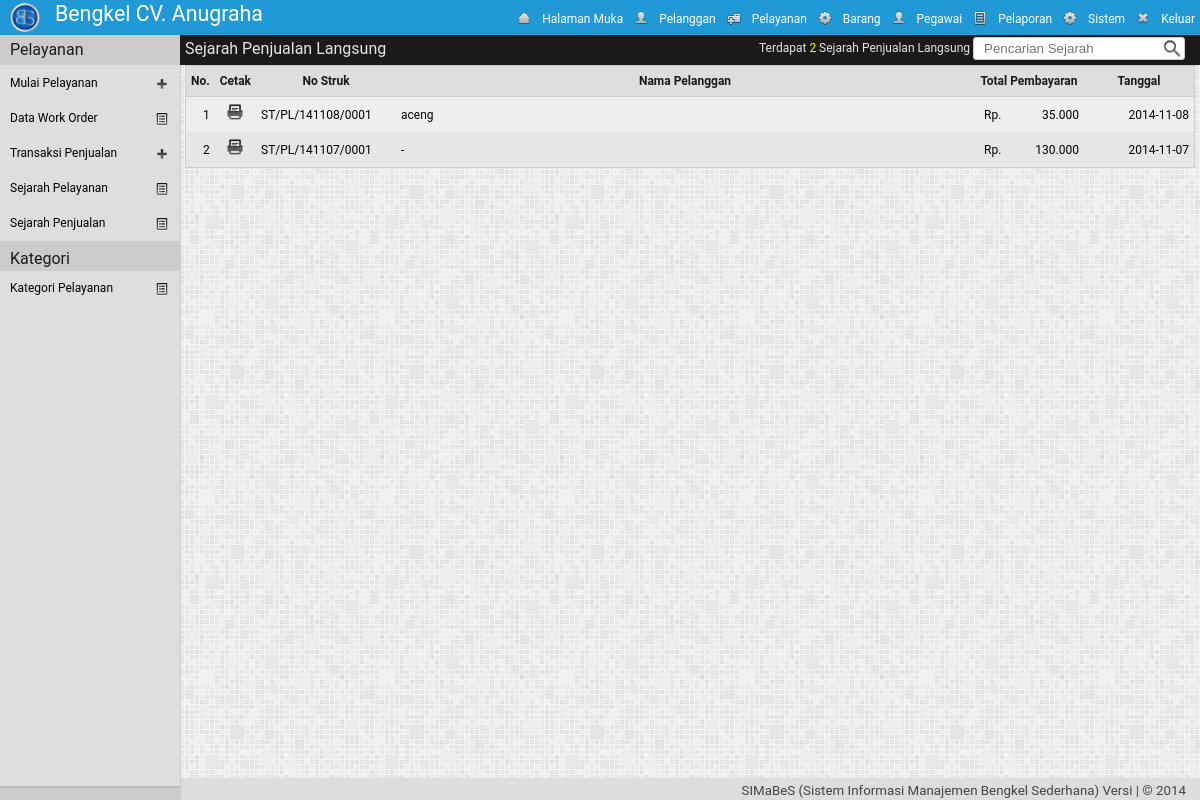
The page /adm/?mod=pelayanan&h=sejarah_pl (signed in) on the database its author committed.
### tables this page shows
CREATE TABLE IF NOT EXISTS `pengaturan` (
`id` int(1) NOT NULL,
  `nm_bengkel` varchar(30) NOT NULL,
  `telp1` varchar(30) NOT NULL,
  `telp2` varchar(30) NOT NULL,
  `almt_bengkel` text NOT NULL,
  `logo_bengkel` text NOT NULL,
  `tentang_bengkel` text NOT NULL
);

CREATE TABLE IF NOT EXISTS `akses_pengguna` (
  `kel_id` int(2) NOT NULL,
  `id_menu` int(2) NOT NULL,
  `r` enum('0','1') NOT NULL
);

CREATE TABLE IF NOT EXISTS `menu` (
  `id_menu` int(2) NOT NULL,
  `nm_menu` varchar(20) NOT NULL,
  `class` varchar(10) NOT NULL,
  `links` text NOT NULL,
  `icon` text NOT NULL,
  `value` text NOT NULL
);

CREATE TABLE IF NOT EXISTS `ply_penjualan` (
  `no_struk` varchar(25) NOT NULL,
  `tgl_struk` date NOT NULL,
  `nm_plg` varchar(25) NOT NULL,
  `total_pembayaran` double NOT NULL,
  `uang_bayar` double NOT NULL,
  `id_pengguna` text NOT NULL,
  `wkt_ubah` datetime NOT NULL
);

### adm/pelayanan/class.php (called while the page is built, shortened)
<?php
class pelayanan{
	function tampil_sejarah_pl(){
		if(!empty($_GET['cari'])){$cari = $_GET['cari'];$qry ="SELECT * FROM ply_penjualan WHERE no_struk='".$cari."' OR nm_plg LIKE '%".$cari."%'  ORDER BY no_struk DESC";}
		else{$qry="	SELECT * FROM ply_penjualan ORDER BY no_struk DESC";}
		$run = mysql_query($qry) or die (mysql_error());
		if(mysql_num_rows($run)>0){
		while($row = mysql_fetch_array($run))
			$data[] = $row;
			return $data;
		}
	}
}
?>

### adm/pelayanan/sejarah_pl.php (the view)
<?php
	$lokasi="Sejarah Penjualan Langsung";
	$ply = new pelayanan();
	$tampil = $ply->tampil_sejarah_pl();
	$jml = count($tampil);
	echo '
	<div class="konten">'.$iframe.'
	<div class="lokasi">
		<label name="lokasi">'.$lokasi.'</label>
		<div class="kanan2">
			<form action="" method="get" name="fpencarian" id="fpencarian">
			<label>Terdapat <font>'.$jml." </font> ". $lokasi.' </label>
			<input name="mod" value="pelayanan"  type="hidden" >
			<input name="h" value="sejarah_pl"  type="hidden" >
			<input name="cari" value="'; if(!empty($_GET['cari'])){echo $_GET['cari'];}  echo'" id="cari" size="20" maxlength="50" class="text-pencarian" type="text"  placeholder="Pencarian Sejarah" title="Pencarian dengan No Struk">
			</form>
		</div>
	</div>
<table cellpadding="5" cellspacing="0" class="table">
<tr id="th">
	<th align="right" width="10px">No.</th>
	<th width="10px">Cetak</th>
	<th align="center" width="130px">No Struk</th>
	<th align="center">Nama Pelanggan</th>
	<th align="center" width="100px">Total Pembayaran</th>
	<th align="center" width="100px">Tanggal</th>
</tr>';
$no = 0;
if(count($tampil) >0){
	foreach($tampil as $data){
		$no++;
		$kolom= ($no%2 == 1)? "kolom-ganjil" : "kolom-genap";
		echo'
	<tr class="'.$kolom.'">
		<td align="right">'.$no.'</td>
		<td align="center">
			<a href="pelayanan/struk_pl.php?no_struk='.$data['no_struk'].'" title="Cetak Struk penjualan" target="framepopup" onClick="setdisplay(\'divpopup\',1)">
				<img src="../img/print.png" height="20px" width="20px">
			</a>
		</td>
		<td>'.$data['no_struk'].'</td>
		<td align="left">'.$data['nm_plg'].'</td>
		<td align="right">';
			$harga = $data['total_pembayaran'];
			$Format_Harga = number_format($harga, 0,',','.');
				echo "<span class=\"mu\">Rp. </span>".$Format_Harga;
		echo'
		</td>
		<td align="right">'.$data['tgl_struk'].'</td>
	</tr>';
	}
}
elseif(count($tampil)==0  && !empty($_GET['cari'])){
	echo "<script type='text/javascript'> alert('Pencarian [".$_GET['cari']."] tidak ditemukan');history.back()</script>";
}
else{
	echo "<script type='text/javascript'> alert('Sejarah kosong');window.location='?mod=pelayanan&h=mulai'</script>";
}
echo'</table></div></body></html>';
?>

### adm/header.php
<?php
	$qpeng=mysql_query("SELECT * FROM pengaturan  LIMIT 1");
	$dpeng=mysql_fetch_object($qpeng);
	$qmenu="select id_menu  from akses_pengguna where  kel_id='".$_SESSION['kel_id']."' AND r='1' ";
	$dmenu=mysql_query($qmenu) or die (mysql_error());
echo'
<!DOCTYPE html PUBLIC "-//W3C//DTD XHTML 1.0 Strict//EN"
	"http://www.w3.org/TR/xhtml1/DTD/xhtml1-strict.dtd">
<html xmlns="http://www.w3.org/1999/xhtml" xml:lang="en" lang="en">
<head>
<title>'.$aplikasi." | ".strtoupper($_GET['mod']).' | Daily Build</title>
		<link rel="shortcut icon" href="../img/icon.ico" />
		<link rel="stylesheet" type="text/css" href="../styler/header.css">
		<link rel="stylesheet" type="text/css" href="../styler/style.css">
		<link rel="stylesheet" type="text/css" href="../styler/jquery-ui.css">
		<link rel="stylesheet" type="text/css" href="../styler/jquery-ui.theme.css">
		<script type="text/javascript" src="../styler/jquery-1.9.1.js"></script>
		<script type="text/javascript" src="../styler/jquery-ui.js"></script>
		<link rel="stylesheet" type="text/css" href="../styler/toastr.css">
		<script type="text/javascript" src="../styler/toastr.js"></script>
		<script type="text/javascript" src="../styler/toastr_option.js"></script>
		<script type="text/javascript" src="../styler/iframe.js"></script>
		<script type="text/javascript" src="../styler/check-uncheck.js"></script>
		<script src="../styler/tab.js" type="text/javascript"></script>
		<link href="../styler/tab.css" rel="stylesheet" type="text/css" />
</head>
<body >
<div class="header" >
	<div class="kiri">
		<a href="../index.php" target="_blank">
		<div class="logo"><img src="'.$dpeng->logo_bengkel.'"></div>
		<div class="namabengkel" >'.$dpeng->nm_bengkel.'</div></a>
	</div>
	<div class="kanan">
		<ul class="header-nav">';
			while ($dpengku2=mysql_fetch_object($dmenu)){
				$myquery="select *  from menu where id_menu='".$dpengku2->id_menu."'";
				$isi=mysql_query($myquery) or die (mysql_error());
				$dpengku=mysql_fetch_object($isi);
				echo "<a href='$dpengku->links' title='$dpengku->nm_menu' ><li class='$dpengku->class'><img class='img' src='$dpengku->icon'>$dpengku->nm_menu</li></a>";
			}
		echo'
		</ul>
	</div>
</div>
';
?>

### styler/header.css (style rules this page uses)
.header { top: 0px; width: 100%; height: 35px; padding: 0px; margin: 0px; color: #ffffff; background: #2099D6; position: fixed; z-index:1000; }
.kiri { float:left; width:auto; vertical-align:middle; }
.logo { float: left; margin: 3px 10px 5px 10px; padding: 0; vertical-align: middle; }
.logo img { width: 30px; height: 30x; border-radius: 20px; }
.namabengkel { float: left; margin: auto; padding: 5px; text-align: left; font-size: 16pt; color:#ffffff; }
.kanan { height:34px; width:auto; float:right; right: 0px; display: inline; }
.header-nav { list-style: none; margin: 0px; padding: 0px; }
.header-nav li { color:#fff; line-height: 18px; text-indent: 0px; }
.header-nav li img { float: left; margin: 0px 10px 0px 0px ; height: 16px; width: 16px; }
.menu, .keluar { padding :10px 5px 7px 5px ; margin:0; float: left; text-align: center; vertical-align: top; }

### styler/style.css (style rules this page uses)
a { text-decoration: none; }
a:link,a:visited { color: #000000; }
body { font-family: Roboto,Open Sans,Sans, Sans Serif, Calibri, Arial; font-size: 12px; margin: 0px; padding: 0px; background: url('../img/bg.png') repeat; line-height: 1.5em; color: #444; height:100%; }
.konten { width: auto; height: auto; margin: 0 0 50px 180px; padding: 30px 5px 0px 5px; vertical-align:middle; font-size: 12px; color:#000; }
table { width: 100%; height: auto; margin: 0px 0px 10px 0px; border:1px solid #ccc; }
.mu { float:left; margin-left: 5px; }
label { margin-left:10px; font-size: 12px; }
th { color: #1a1a1a; background: #dedede; border-bottom: solid 1px #ccc; height:20px; padding:5px; margin:0px; font-size: 12px; }
td { min-height:30px; }
.kolom-ganjil { background:#EEEEEE; }
.kolom-genap { background:#E6E6E6; }
table { background:#eee; }
.text-pencarian { border: 1px solid #ccc; border-radius: 3px; background: url(../img/pencarian.png) no-repeat right ; background-color:#fff; color: #000000; margin:0px; padding: 3px 23px 3px 10px; vertical-align:middle; }
.lokasi { top:35px; left:180px; margin:0px 0px 5px 0px; padding:5px; height:20px; vertical-align:middle; color:#E5E5E5; position:fixed; width:100%; float:right; z-index:999; background: #1A1A1A; }
.lokasi > label { font-size:12pt; margin:0px; }
.kanan2 { width:auto; float:right; top:2px; right: 205px; position: absolute; vertical-align:middle; }
.kanan2 font { color:#FFFF00; }

### rows shown on the page
pengaturan: logo_bengkel (picture), nm_bengkel "Bengkel CV. Anugraha"
akses_pengguna: id_menu.icon (picture), id_menu.nm_menu "Halaman Muka"
akses_pengguna: id_menu.icon (picture), id_menu.nm_menu "Pelanggan"
akses_pengguna: id_menu.icon (picture), id_menu.nm_menu "Pelayanan"
akses_pengguna: id_menu.icon (picture), id_menu.nm_menu "Barang"
akses_pengguna: id_menu.icon (picture), id_menu.nm_menu "Pegawai"
akses_pengguna: id_menu.icon (picture), id_menu.nm_menu "Pelaporan"
akses_pengguna: id_menu.icon (picture), id_menu.nm_menu "Sistem"
akses_pengguna: id_menu.icon (picture), id_menu.nm_menu "Keluar"
ply_penjualan: no_struk "ST/PL/141108/0001", nm_plg "aceng", total_pembayaran "35.000", tgl_struk "2014-11-08"
ply_penjualan: no_struk "ST/PL/141107/0001", nm_plg "-", total_pembayaran "130.000", tgl_struk "2014-11-07"

### other values the page prints
$lokasi "Sejarah Penjualan Langsung"
$jml "2"
